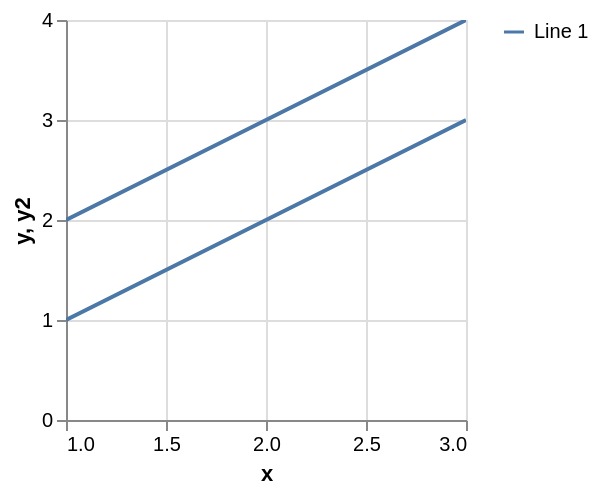

Describe this chart as a Vega-Lite specification.
### Vega specification from a JSON file in a GitHub repository (floating-point values rounded to 4 significant figures)
{"$schema": "https://vega.github.io/schema/vega/v5.json", "background": "white", "padding": 5, "width": 200, "height": 200, "style": "cell", "data": [{"name": "df", "values": [{"x": 1, "y": 1, "y2": 2}, {"x": 2, "y": 2, "y2": 3}, {"x": 3, "y": 3, "y2": 4}], "format": {}}, {"name": "data_0", "source": "df", "transform": [{"type": "formula", "expr": "toNumber(datum[\"x\"])", "as": "x"}]}], "marks": [{"name": "layer_0_marks", "type": "line", "clip": true, "style": ["line"], "sort": {"field": "datum[\"x\"]"}, "from": {"data": "data_0"}, "encode": {"update": {"tooltip": {"signal": "{\"x\": format(datum[\"x\"], \"\"), \"y\": format(datum[\"y\"], \"\")}"}, "stroke": {"scale": "color", "value": "Line 1"}, "description": {"signal": "\"x: \" + (format(datum[\"x\"], \"\")) + \"; y: \" + (format(datum[\"y\"], \"\"))"}, "x": {"scale": "x", "field": "x"}, "y": {"scale": "y", "field": "y"}, "defined": {"signal": "isValid(datum[\"x\"]) && isFinite(+datum[\"x\"]) && isValid(datum[\"y\"]) && isFinite(+datum[\"y\"])"}}}}, {"name": "layer_1_marks", "type": "line", "clip": true, "style": ["line"], "sort": {"field": "datum[\"x\"]"}, "from": {"data": "data_0"}, "encode": {"update": {"tooltip": {"signal": "{\"x\": format(datum[\"x\"], \"\"), \"y2\": format(datum[\"y2\"], \"\")}"}, "stroke": {"value": "#4c78a8"}, "description": {"signal": "\"x: \" + (format(datum[\"x\"], \"\")) + \"; y2: \" + (format(datum[\"y2\"], \"\"))"}, "x": {"scale": "x", "field": "x"}, "y": {"scale": "y", "field": "y2"}, "defined": {"signal": "isValid(datum[\"x\"]) && isFinite(+datum[\"x\"]) && isValid(datum[\"y2\"]) && isFinite(+datum[\"y2\"])"}}}}], "scales": [{"name": "x", "type": "linear", "domain": {"data": "data_0", "field": "x"}, "range": [0, {"signal": "width"}], "nice": true, "zero": false}, {"name": "y", "type": "linear", "domain": {"data": "data_0", "fields": ["y", "y2"]}, "range": [{"signal": "height"}, 0], "nice": true, "zero": true}, {"name": "color", "type": "ordinal", "domain": ["Line 1"], "range": "category"}], "axes": [{"scale": "x", "orient": "bottom", "gridScale": "y", "grid": true, "tickCount": {"signal": "ceil(width/40)"}, "domain": false, "labels": false, "aria": false, "maxExtent": 0, "minExtent": 0, "ticks": false, "zindex": 0}, {"scale": "y", "orient": "left", "gridScale": "x", "grid": true, "tickCount": {"signal": "ceil(height/40)"}, "domain": false, "labels": false, "aria": false, "maxExtent": 0, "minExtent": 0, "ticks": false, "zindex": 0}, {"scale": "x", "orient": "bottom", "grid": false, "title": "x", "labelFlush": true, "labelOverlap": true, "tickCount": {"signal": "ceil(width/40)"}, "zindex": 0}, {"scale": "y", "orient": "left", "grid": false, "title": "y, y2", "labelOverlap": true, "tickCount": {"signal": "ceil(height/40)"}, "zindex": 0}], "legends": [{"stroke": "color", "symbolType": "stroke"}]}
